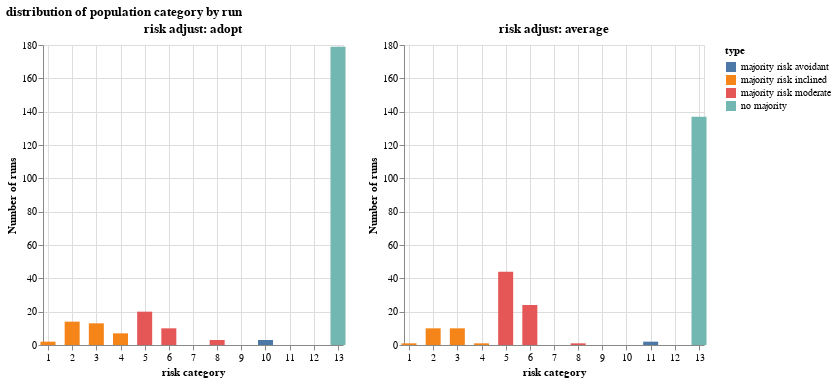

Source (notebook cell):
### Code cell
from simulatingrisk.hawkdovemulti import analysis_utils

# df_adopt, df_average

adopt_chart = analysis_utils.graph_population_risk_category(
    analysis_utils.groupby_population_risk_category(df_adopt)
).properties(title="risk adjust: adopt")
                                                                                                                                  
average_chart = analysis_utils.graph_population_risk_category(
    analysis_utils.groupby_population_risk_category(df_avg)
).properties(title="risk adjust: average")

(adopt_chart | average_chart).properties(title="distribution of population category by run").resolve_scale(y='shared')

### Figure 1 — Vega-Lite specification as saved in the notebook (floating-point values rounded to 4 significant figures)
{"config": {"view": {"continuousWidth": 300, "continuousHeight": 300}}, "hconcat": [{"data": {"name": "data-7e4a5eb60c8d78de32079b216b65106c"}, "mark": {"type": "bar", "width": 15}, "encoding": {"color": {"field": "type", "title": "type", "type": "nominal"}, "x": {"axis": {"tickCount": 13}, "field": "risk_category", "scale": {"domain": [1, 13]}, "title": "risk category", "type": "quantitative"}, "y": {"field": "count", "title": "Number of runs", "type": "quantitative"}}, "title": "risk adjust: adopt"}, {"data": {"name": "data-ec634c2553bf196cf9c96bd2baa121ad"}, "mark": {"type": "bar", "width": 15}, "encoding": {"color": {"field": "type", "title": "type", "type": "nominal"}, "x": {"axis": {"tickCount": 13}, "field": "risk_category", "scale": {"domain": [1, 13]}, "title": "risk category", "type": "quantitative"}, "y": {"field": "count", "title": "Number of runs", "type": "quantitative"}}, "title": "risk adjust: average"}], "resolve": {"scale": {"y": "shared"}}, "title": "distribution of population category by run", "$schema": "https://vega.github.io/schema/vega-lite/v5.20.1.json", "datasets": {"data-7e4a5eb60c8d78de32079b216b65106c": [{"risk_category": 1, "count": 2, "type": "majority risk inclined"}, {"risk_category": 2, "count": 14, "type": "majority risk inclined"}, {"risk_category": 3, "count": 13, "type": "majority risk inclined"}, {"risk_category": 4, "count": 7, "type": "majority risk inclined"}, {"risk_category": 5, "count": 20, "type": "majority risk moderate"}, {"risk_category": 6, "count": 10, "type": "majority risk moderate"}, {"risk_category": 8, "count": 3, "type": "majority risk moderate"}, {"risk_category": 10, "count": 3, "type": "majority risk avoidant"}, {"risk_category": 13, "count": 179, "type": "no majority"}], "data-ec634c2553bf196cf9c96bd2baa121ad": [{"risk_category": 1, "count": 1, "type": "majority risk inclined"}, {"risk_category": 2, "count": 10, "type": "majority risk inclined"}, {"risk_category": 3, "count": 10, "type": "majority risk inclined"}, {"risk_category": 4, "count": 1, "type": "majority risk inclined"}, {"risk_category": 5, "count": 44, "type": "majority risk moderate"}, {"risk_category": 6, "count": 24, "type": "majority risk moderate"}, {"risk_category": 8, "count": 1, "type": "majority risk moderate"}, {"risk_category": 11, "count": 2, "type": "majority risk avoidant"}, {"risk_category": 13, "count": 137, "type": "no majority"}]}}
